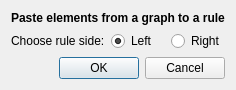
<?xml version="1.0" encoding="UTF-8"?>
<ui version="4.0">
 <class>SpecialPaste</class>
 <widget class="QDialog" name="SpecialPaste">
  <property name="geometry">
   <rect>
    <x>0</x>
    <y>0</y>
    <width>222</width>
    <height>79</height>
   </rect>
  </property>
  <property name="contextMenuPolicy">
   <enum>Qt::NoContextMenu</enum>
  </property>
  <property name="windowTitle">
   <string>Special Paste</string>
  </property>
  <property name="whatsThis">
   <string/>
  </property>
  <layout class="QVBoxLayout" name="verticalLayout">
   <item>
    <widget class="QLabel" name="label_2">
     <property name="font">
      <font>
       <weight>75</weight>
       <bold>true</bold>
      </font>
     </property>
     <property name="text">
      <string>Paste elements from a graph to a rule</string>
     </property>
     <property name="alignment">
      <set>Qt::AlignLeading|Qt::AlignLeft|Qt::AlignVCenter</set>
     </property>
    </widget>
   </item>
   <item>
    <layout class="QHBoxLayout" name="horizontalLayout">
     <item>
      <widget class="QLabel" name="label">
       <property name="text">
        <string>Choose rule side:</string>
       </property>
      </widget>
     </item>
     <item>
      <widget class="QRadioButton" name="radioleft">
       <property name="text">
        <string>Left</string>
       </property>
       <property name="checked">
        <bool>true</bool>
       </property>
      </widget>
     </item>
     <item>
      <widget class="QRadioButton" name="radioright">
       <property name="text">
        <string>Right</string>
       </property>
      </widget>
     </item>
    </layout>
   </item>
   <item>
    <widget class="QDialogButtonBox" name="buttonBox">
     <property name="orientation">
      <enum>Qt::Horizontal</enum>
     </property>
     <property name="standardButtons">
      <set>QDialogButtonBox::Cancel|QDialogButtonBox::Ok</set>
     </property>
    </widget>
   </item>
  </layout>
 </widget>
 <resources/>
 <connections>
  <connection>
   <sender>buttonBox</sender>
   <signal>accepted()</signal>
   <receiver>SpecialPaste</receiver>
   <slot>accept()</slot>
   <hints>
    <hint type="sourcelabel">
     <x>248</x>
     <y>254</y>
    </hint>
    <hint type="destinationlabel">
     <x>157</x>
     <y>274</y>
    </hint>
   </hints>
  </connection>
  <connection>
   <sender>buttonBox</sender>
   <signal>rejected()</signal>
   <receiver>SpecialPaste</receiver>
   <slot>reject()</slot>
   <hints>
    <hint type="sourcelabel">
     <x>316</x>
     <y>260</y>
    </hint>
    <hint type="destinationlabel">
     <x>286</x>
     <y>274</y>
    </hint>
   </hints>
  </connection>
 </connections>
</ui>
